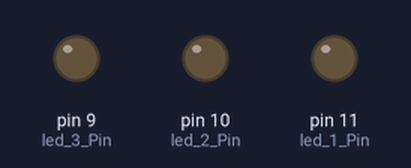
Simulated run of this program. Board: Arduino Uno, built with avr-gcc and run on an emulated ATmega328P. On the bench: output pins drawn as LEDs (lit = HIGH). Random numbers use the default seed unless the program sets one.

Above: at 0.15 s.
At 4.74 s:
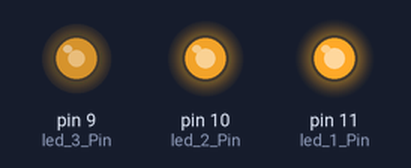
At 7.18 s:
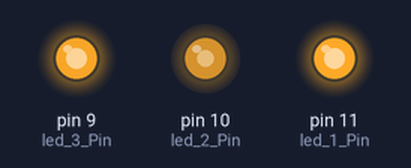
At 9.32 s:
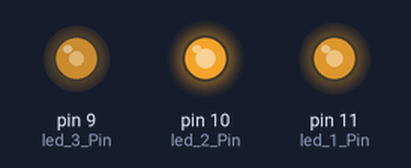
At 14.21 s:
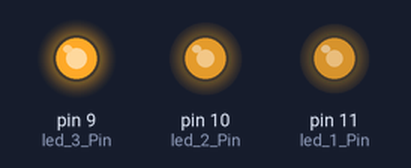
At 19.11 s:
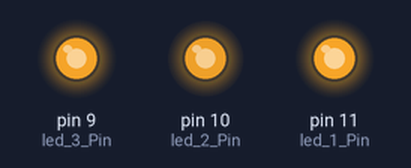
Timing chart, 0 to 19.1 s (numbered marks = the images above):
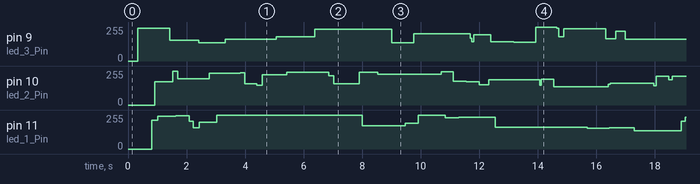

The program:

main.cpp
```cpp
#include <Arduino.h>


// constants won't change. Used here to set a pin number:
const int led_1_Pin =  11;// the number of the LED pin
const int led_2_Pin =  10;
const int led_3_Pin =  9;

// Variables will change:
int ledState = LOW;             // ledState used to set the LED

// Generally, you should use "unsigned long" for variables that hold time
// The value will quickly become too large for an int to store
unsigned long previousMillis = 0;        // will store last time LED was updated

// constants won't change:
const long interval = random(8);           // interval at which to blink (milliseconds)

void setup() {
  // set the digital pin as output:
  pinMode(led_1_Pin, OUTPUT);
  pinMode(led_2_Pin, OUTPUT);
  pinMode(led_3_Pin, OUTPUT);
}

void loop() {

fire();
}

void fire(){
  unsigned long currentMillis = millis();
  if (currentMillis - previousMillis >= interval) {
    // save the last time you blinked the LED
    previousMillis = currentMillis;

    // if the LED is off turn it on and vice-versa:
    if (ledState == LOW) {
      ledState = HIGH;
    } else {
      ledState = LOW;
    }

    // set the LED with the ledState of the variable:
    analogWrite(led_1_Pin, random(120)+135);
    analogWrite(led_2_Pin, random(120)+135);
    analogWrite(led_3_Pin, random(120)+135);
  }
}
```

Measured:
- by itself, pin 10 (led_2_Pin): 0/255 → 175/255 at 0.91 s, → 254/255 0.63 s later, → 198/255 0.16 s later, → 238/255 1.1 s later, … (27 changes in this stretch)
- by itself, pin 11 (led_1_Pin): 0/255 → 215/255 at 0.80 s, → 246/255 0.21 s later, → 250/255 0.62 s later, → 210/255 0.46 s later, … (18 changes in this stretch)
